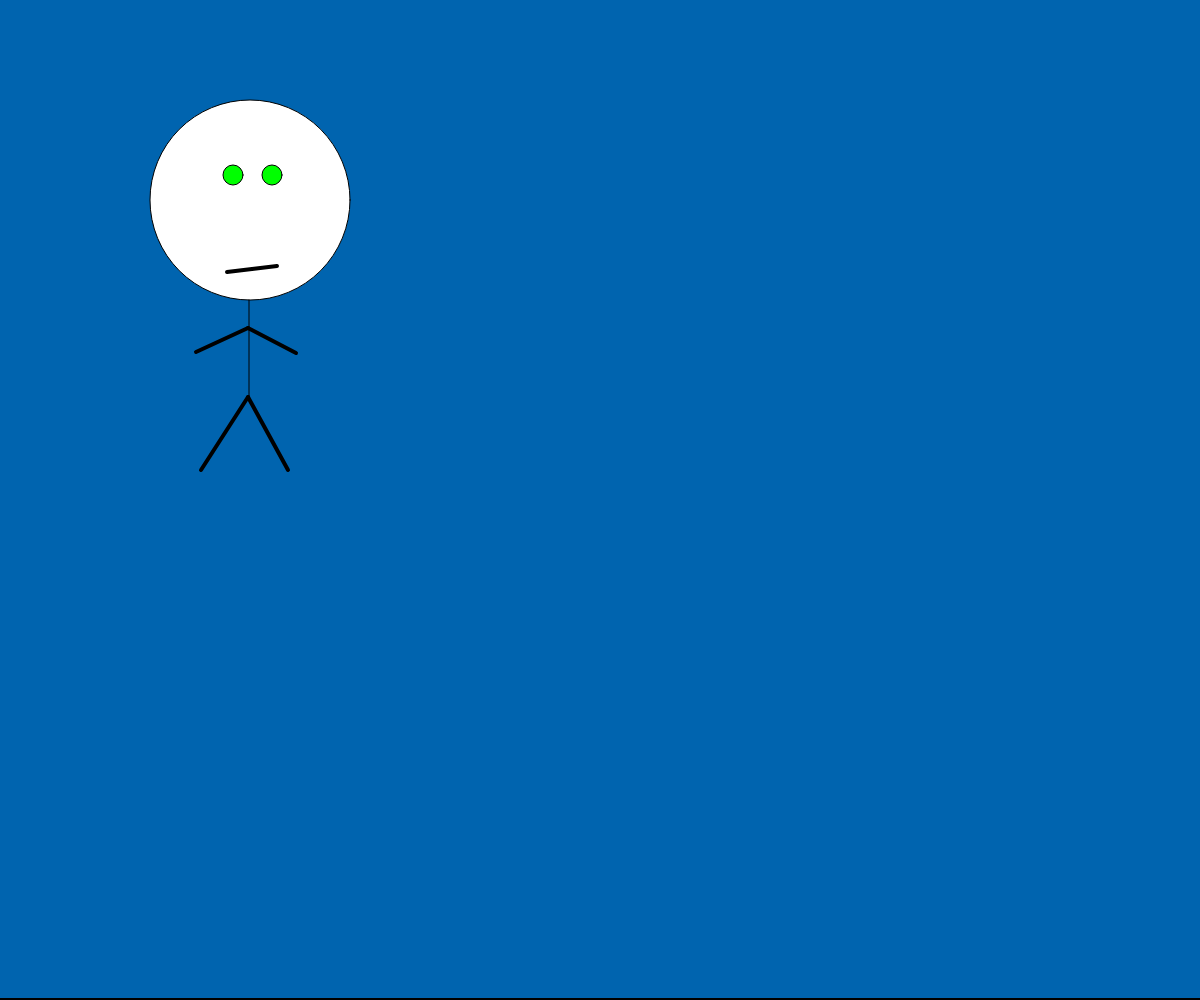
Frame 1 (no input)
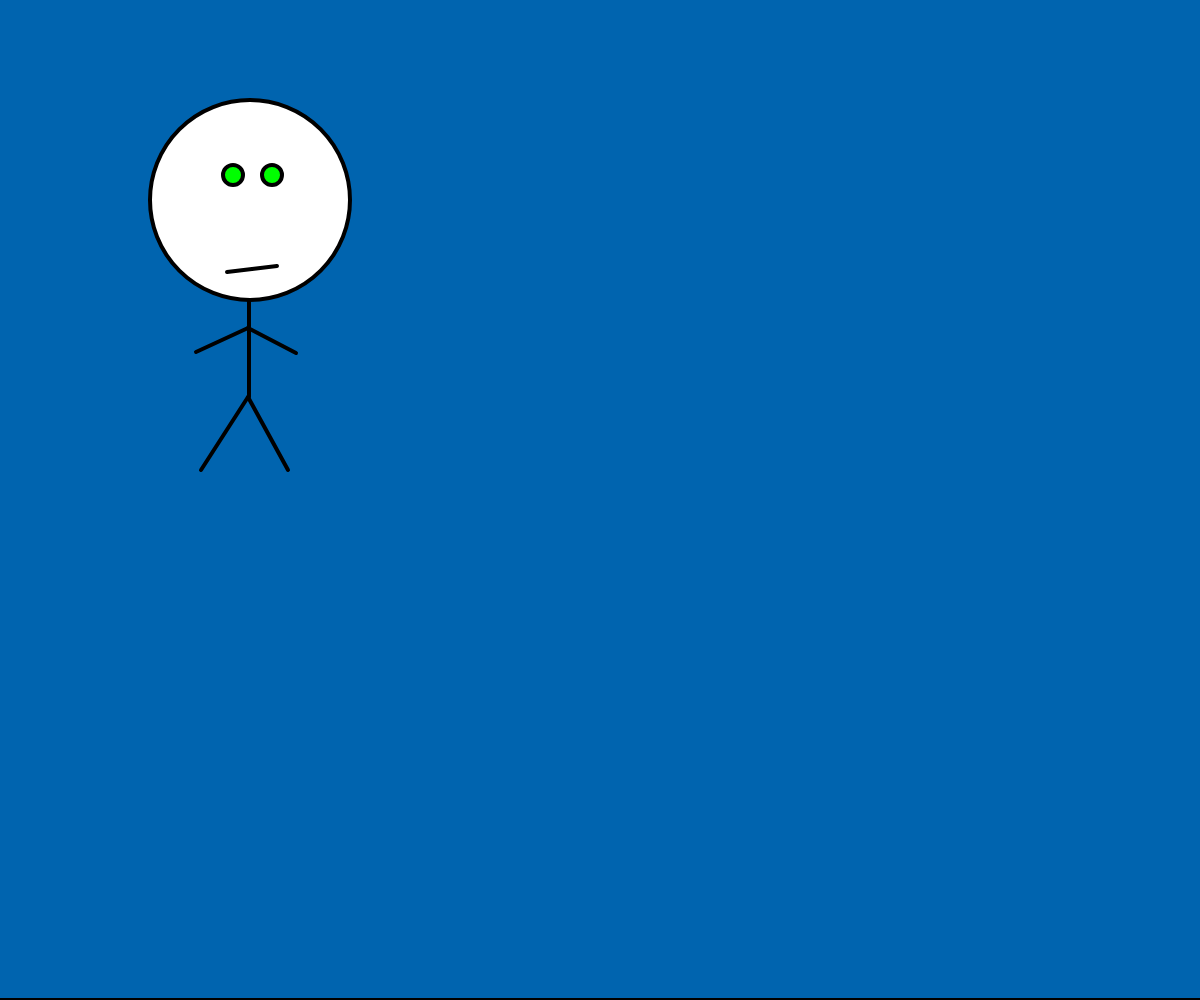
Frame 60 (no input)
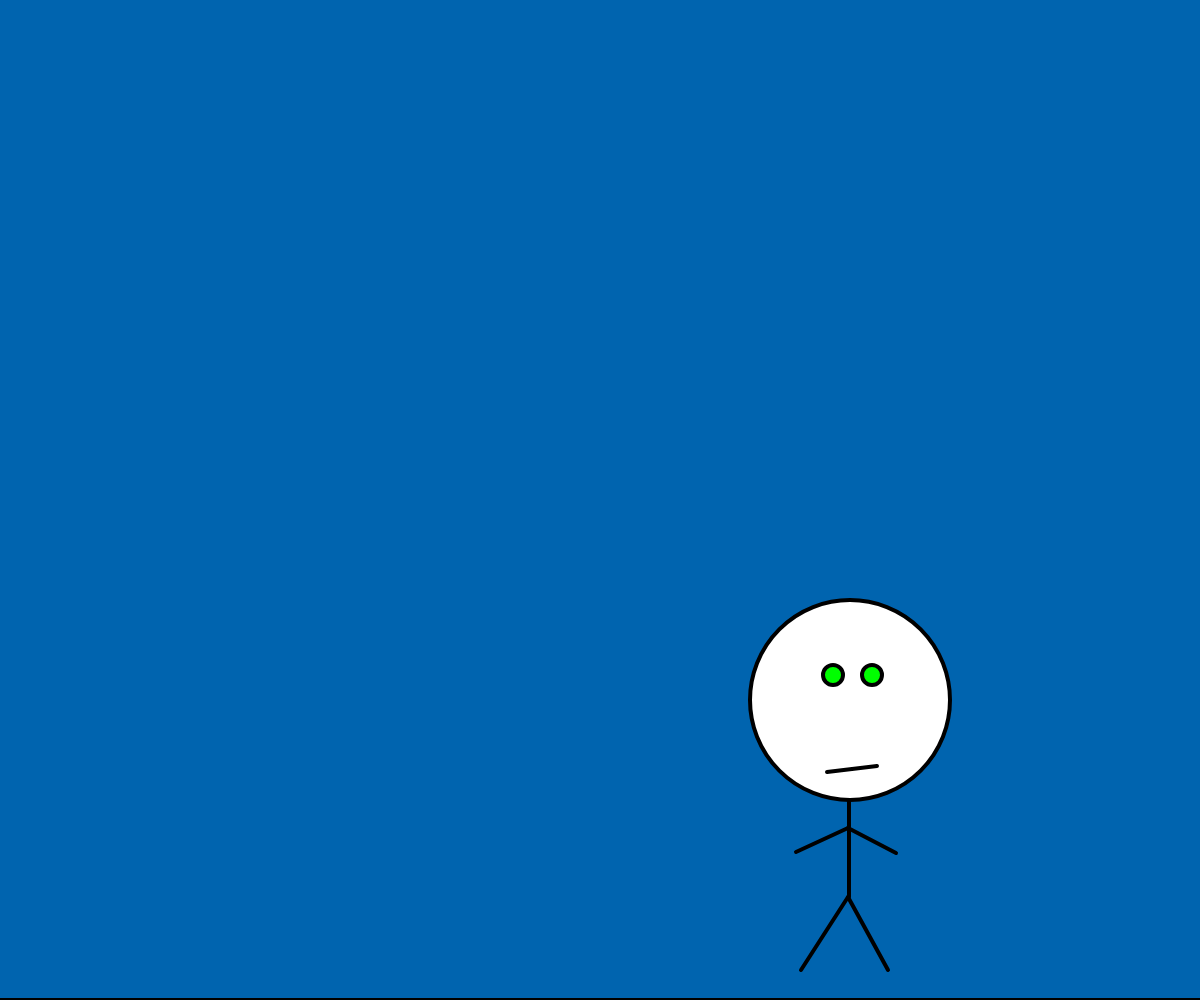
Frame 120 (the mouse pressed at the canvas centre since frame 60)

The p5.js sketch that drew these frames (run headless with seeded random() and noise() and a simulated clock; from frame 60 on, the mouse is pressed at the canvas centre):

// p5.js sketch
// ── sketch.js
// Project Title
// Your Name
// Date
//
// Extra for Experts:
// - describe what you did to take this project "above and beyond"

let r2,g2,b2;
r2 = 255;
g2 = 255;
b2 = 0;


let r,g,b;
r = 0;
g = 255;
b = 0;

let eye = 0;

  
function setup() {
  createCanvas(windowWidth, windowHeight);
  text("Jason Rendle", 1000, 1000, 1100, 1100);


}




function draw(stickman){//stickman{
  
  background(0,100,175 );
  fill(255,255,255);
  fill (r2,g2,b2);
  ellipse(2258,173,200,200);
  fill(255,255,255);
  ellipse(mouseX+250,mouseY+200,200,200); //add mouseX + number and mouseY + number
  fill (r,g,b);
  ellipse(mouseX+233,mouseY+175,20,20);
  ellipse(mouseX+272,mouseY+175,20,20);
  line(mouseX+249,mouseY+300,mouseX+249,mouseY+397);
  strokeWeight(4);
  line(mouseX+248,mouseY+397,mouseX+201,mouseY+470);
  line(mouseX+248,mouseY+397,mouseX+288,mouseY+470);
  line(mouseX+248,mouseY+328,mouseX+196,mouseY+352);
  line(mouseX+248,mouseY+328,mouseX+296,mouseY+353);
  line(mouseX+227,mouseY+272,mouseX+277,mouseY+266);
  rect(0,1000,3080,1000);
  
  
}


function keyPressed(){
  if ( keyCode === 38){
    
    r = 0;
    g = 255;
    b = 0;
    eye = eye +1;
    
  }
  if (keyPressed){
    if (eye > 3){
      eye = 0;
    }
    if (keyCode === 38){
      if (eye === 0){
        r = 0;
        g = 255;
        b = 0;
        eye = eye ++;
      }
      if (eye === 1){
        r = 255;
        g = 0;
        b = 0;
        eye = eye ++;
      }
      if (eye === 2){
        r = 0;
        g = 0;
        b = 255;                     
      }         
    }
  }
}
